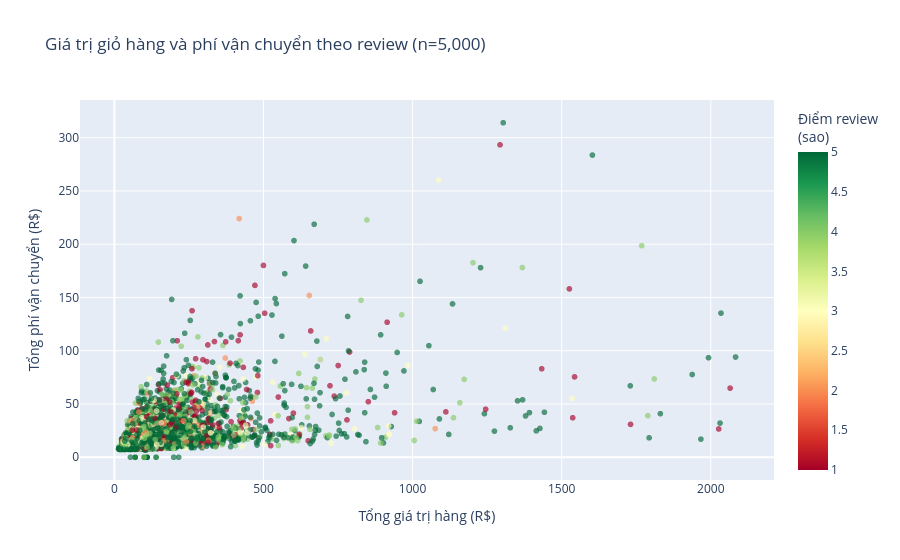

The code cell stored with this chart in its notebook:
### Markdown cell above
#### Biểu đồ scatter tương tác: giá trị giỏ hàng và phí vận chuyển

Biểu đồ Plotly lấy mẫu tối đa 5.000 đơn để dễ thao tác; rê chuột xem thông tin đơn, đồng thời có thể phóng to, thu nhỏ và kéo vùng biểu đồ.

### Code cell
scatter_source = reviews.dropna(subset=["item_total_sum", "total_freight", "review_score"])
scatter_source = scatter_source.loc[scatter_source["item_total_sum"] > 0]
scatter_data = scatter_source.sample(n=min(5000, len(scatter_source)), random_state=42)
interactive_scatter = px.scatter(
    scatter_data,
    x="item_total_sum",
    y="total_freight",
    color="review_score",
    color_continuous_scale="RdYlGn",
    range_color=(1, 5),
    hover_data={"order_id": True, "customer_state": True, "item_count": True},
    labels={
        "item_total_sum": "Tổng giá trị hàng (R$)",
        "total_freight": "Tổng phí vận chuyển (R$)",
        "review_score": "Điểm review (sao, 1–5)",
    },
    title=f"Giá trị giỏ hàng và phí vận chuyển theo review (n={len(scatter_data):,})",
    render_mode="webgl",
)
interactive_scatter.update_traces(marker={"size": 6, "opacity": 0.65})
interactive_scatter.update_layout(coloraxis_colorbar={"title": "Điểm review<br>(sao)"})
interactive_scatter.show()

### Figure 1 — Plotly figure (JSON) as saved in the notebook; plotly's stock layout.template omitted (floating-point values rounded to 4 significant figures; data arrays with more than 128 entries replaced by an {"elided": "..."} marker saying what was removed)
{"data": [{"customdata": {"elided": "5000x3 mixed values"}, "hovertemplate": "Tổng giá trị hàng (R$)=%{x}<br>Tổng phí vận chuyển (R$)=%{y}<br>order_id=%{customdata[0]}<br>customer_state=%{customdata[1]}<br>item_count=%{customdata[2]}<br>Điểm review (sao, 1–5)=%{marker.color}<extra></extra>", "legendgroup": "", "marker": {"color": {"elided": "5000 int values"}, "coloraxis": "coloraxis", "opacity": 0.65, "size": 6, "symbol": "circle"}, "mode": "markers", "name": "", "showlegend": false, "type": "scattergl", "x": {"elided": "5000 float values"}, "xaxis": "x", "y": {"elided": "5000 float values"}, "yaxis": "y"}], "layout": {"coloraxis": {"autocolorscale": false, "cmax": 5, "cmin": 1, "colorbar": {"title": {"text": "Điểm review<br>(sao)"}}, "colorscale": [[0, "rgb(165,0,38)"], [0.1, "rgb(215,48,39)"], [0.2, "rgb(244,109,67)"], [0.3, "rgb(253,174,97)"], [0.4, "rgb(254,224,139)"], [0.5, "rgb(255,255,191)"], [0.6, "rgb(217,239,139)"], [0.7, "rgb(166,217,106)"], [0.8, "rgb(102,189,99)"], [0.9, "rgb(26,152,80)"], [1, "rgb(0,104,55)"]]}, "legend": {"tracegroupgap": 0}, "title": {"text": "Giá trị giỏ hàng và phí vận chuyển theo review (n=5,000)"}, "xaxis": {"anchor": "y", "domain": [0, 1], "title": {"text": "Tổng giá trị hàng (R$)"}}, "yaxis": {"anchor": "x", "domain": [0, 1], "title": {"text": "Tổng phí vận chuyển (R$)"}}}}
